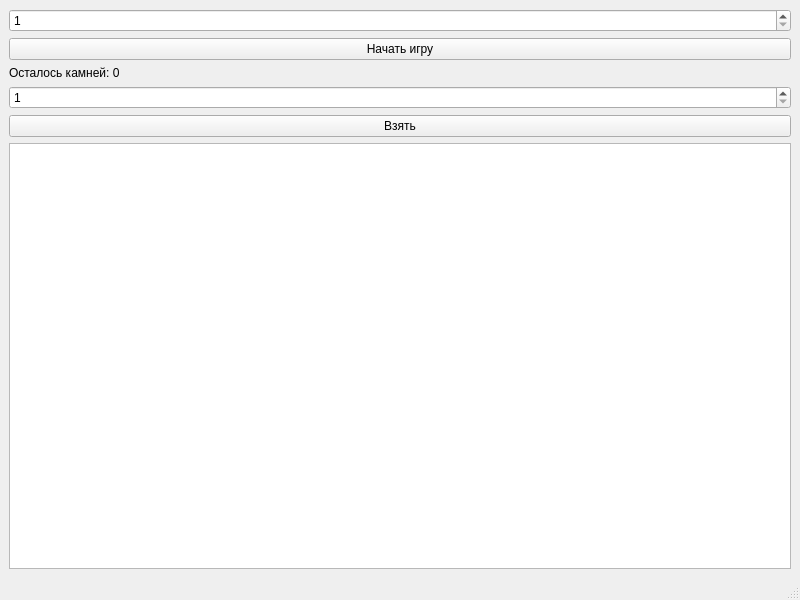
<?xml version="1.0" encoding="UTF-8"?>
<ui version="4.0">
 <class>MainWindow</class>
 <widget class="QMainWindow" name="MainWindow">
  <property name="geometry">
   <rect>
    <x>0</x>
    <y>0</y>
    <width>800</width>
    <height>600</height>
   </rect>
  </property>
  <property name="windowTitle">
   <string>MainWindow</string>
  </property>
  <widget class="QWidget" name="centralwidget">
   <layout class="QVBoxLayout" name="verticalLayout">
    <item>
     <widget class="QSpinBox" name="spinBox_N">
      <property name="minimum">
       <number>1</number>
      </property>
      <property name="maximum">
       <number>1000</number>
      </property>
     </widget>
    </item>
    <item>
     <widget class="QPushButton" name="btn_start">
      <property name="text">
       <string>Начать игру</string>
      </property>
     </widget>
    </item>
    <item>
     <widget class="QLabel" name="label_remaining">
      <property name="text">
       <string>Осталось камней: 0</string>
      </property>
     </widget>
    </item>
    <item>
     <widget class="QSpinBox" name="spinBox_take">
      <property name="minimum">
       <number>1</number>
      </property>
      <property name="maximum">
       <number>3</number>
      </property>
     </widget>
    </item>
    <item>
     <widget class="QPushButton" name="btn_take">
      <property name="text">
       <string>Взять</string>
      </property>
     </widget>
    </item>
    <item>
     <widget class="QTextEdit" name="textEdit_log">
      <property name="readOnly">
       <bool>true</bool>
      </property>
     </widget>
    </item>
   </layout>
  </widget>
  <widget class="QMenuBar" name="menubar">
   <property name="geometry">
    <rect>
     <x>0</x>
     <y>0</y>
     <width>800</width>
     <height>36</height>
    </rect>
   </property>
  </widget>
  <widget class="QStatusBar" name="statusbar"/>
 </widget>
 <resources/>
 <connections/>
</ui>
